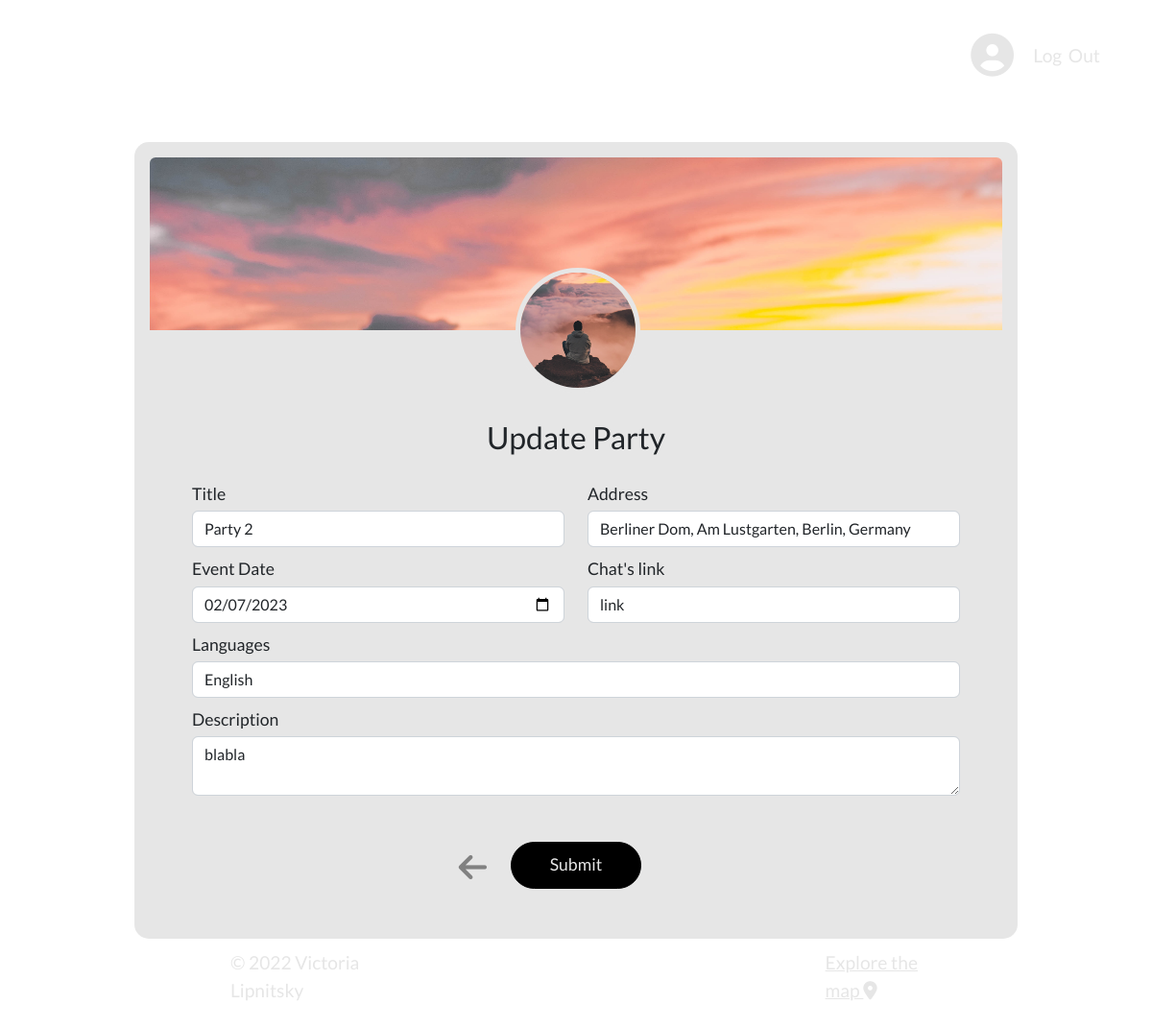
The page /party/2/update (signed in) on the database its author committed.
### app/models.py (models this page shows, shortened)
class Party(db.Model):
    __tablename__ = 'party'
    id = db.Column(db.Integer, primary_key=True)
    title = db.Column(db.String(30), nullable=False)
    date_posted = db.Column(db.DateTime, nullable=False, default=datetime.utcnow)
    date_time = db.Column(db.String(30), nullable=False)
    address = db.Column(db.String(30), nullable=False)
    lng = db.Column(db.String(30), nullable=False)
    lat = db.Column(db.String(30), nullable=False)
    whatsapp_link = db.Column(db.String(30), nullable=False)
    party_languages = db.Column(db.String(30), nullable=False)
    description = db.Column(db.Text, nullable=False)
    author_id = db.Column(db.Integer, db.ForeignKey('author.id'), nullable=False)

### app/routes.py (the view)
@app.route("/party/<int:party_id>/update", methods=['GET', 'POST'])
@login_required
def update_party(party_id):
    party = Party.query.get_or_404(party_id)
    if party.author != current_user:
        abort(403)
    form = PartyForm()
    if form.validate_on_submit():
        party.title = form.title.data
        party.date_time = form.date_time.data
        party.address = form.address.data
        party.lat = form.lat.data
        party.lng = form.lng.data
        party.whatsapp_link = form.whatsapp_link.data
        party.party_languages = form.party_languages.data
        party.description = form.description.data
        db.session.commit()
        flash('Your party has been updated!', 'success')
        return redirect(url_for('party', party_id=party.id))
    elif request.method == 'GET':
        form.title.data = party.title
        form.date_time.data = datetime.strptime(party.date_time, '%Y-%m-%d')
        form.address.data = party.address
        form.lat.data = party.lat
        form.lng.data = party.lng
        form.whatsapp_link.data = party.whatsapp_link
        form.party_languages.data = party.party_languages
        form.description.data = party.description
    image_avatar_file = url_for('static', filename='profile_pics/' + current_user.image_avatar_file)
    image_bg_file = url_for('static', filename='profile_pics/' + current_user.image_bg_file)
    return render_template("create_party.html", title='Update Party', image_avatar_file=image_avatar_file,
                            image_bg_file=image_bg_file, form=form, legend='Update Party')

### app/forms.py
class PartyForm(FlaskForm):
    title = StringField('Title', validators=[DataRequired()], render_kw={"placeholder": "Enter a title"})
    date_time = DateField('Event Date', format='%Y-%m-%d', validators=[DataRequired()], render_kw={"placeholder": "When will your party start?"})
    address = StringField('Address', validators=[DataRequired()], render_kw={"placeholder": "Where is you party at?"})
    lng = HiddenField('Lng', validators=[DataRequired()])
    lat = HiddenField('Lat', validators=[DataRequired()])
    whatsapp_link = StringField("Chat's link", validators=[DataRequired()], render_kw={"placeholder": "Enter a link for the WhatsApp chat"})
    party_languages = StringField("Languages", validators=[DataRequired()], render_kw={"placeholder": "Choose party's languages"})
    description = TextAreaField('Description', validators=[DataRequired()], render_kw={"placeholder": "Enter a description"})
    submit = SubmitField('Submit')

### app/models.py (called while the page is built)
@login_manager.user_loader
def load_user(user_id):
    return User.query.get(int(user_id))

### app/templates/create_party.html (shortened to what this page needs)
{% extends "layout.html" %}
{% block content %}
<div class="profile-container">
    <div class="content-section">
        <div id="imageBgPreview" class="profile-backg-img px-3 pb-3">
            <img class="rounded image-preview__image" src="{{ image_bg_file }}">
        </div>
        <div id="imageAvPreview" class="media d-flex flex-column align-items-center justify-content-center">
                <img class="rounded-circle ms-4 profile-img image-preview__image" src="{{ image_avatar_file }}">
        </div>
        <form class="profile-form" action="" method="POST" enctype="multipart/form-data">
            <fieldset class="row px-5 m-0 container-fluid d-flex justify-content-start">
                <legend class="pt-3 pb-2 p-0 text-center"><h2>{{ legend }}</h2></legend>
                <div class="col-lg-6">
                    {{ form.title.label(class="form-control-label pb-1") }}
                    {% if form.title.errors %}
                        {{ form.title(class="form-control is-invalid") }}
                        <div class="invalid-feedback">
                            {% for error in form.title.errors %}
                                <span>{{ error }}</span>
                            {% endfor %}
                        </div>
                    {% else %}
                        {{ form.title(class="form-control") }}
                    {% endif %}
                    {{ form.date_time.label(class="form-control-label pb-1") }}
                    {% if form.date_time.errors %}
                        {{ form.date_time(class="form-control datepicker is-invalid") }}
                        {{form.hidden_tag()}}
                        <div class="invalid-feedback">
                            {% for error in form.date_time.errors %}
                                <span>{{ error }}</span>
                            {% endfor %}
                        </div>
                    {% else %}
                        {{ form.date_time(class="form-control datepicker") }}
                    {% endif %}
                </div>
                <div class="col-lg-6">
                    {{ form.address.label(class="form-control-label pb-1") }}
                    {% if form.address.errors %}
                        {{ form.address(class="form-control is-invalid") }}
                        <div class="invalid-feedback">
                            {% for error in form.address.errors %}
                                <span>{{ error }}</span>
                            {% endfor %}
                        </div>
                    {% else %}
                        {{ form.address(class="form-control", id="autocomplete", type="text") }}
                    {% endif %}
                    {{ form.whatsapp_link.label(class="form-control-label pb-1") }}
                    {% if form.whatsapp_link.errors %}
                        {{ form.whatsapp_link(class="form-control is-invalid") }}
                        <div class="invalid-feedback">
                            {% for error in form.whatsapp_link.errors %}
                                <span>{{ error }}</span>
                            {% endfor %}
                        </div>
                    {% else %}
                        {{ form.whatsapp_link(class="form-control") }}
                    {% endif %}
                </div>
                <div>
                    {{ form.party_languages.label(class="form-control-label pb-1") }}
                    {% if form.party_languages.errors %}
                        {{ form.party_languages(class="form-control is-invalid") }}
                        <div class="invalid-feedback">
                            {% for error in form.party_languages.errors %}
                                <span>{{ error }}</span>
                            {% endfor %}
                        </div>
                    {% else %}
                        {{ form.party_languages(class="form-control") }}
                    {% endif %}
                </div>
                <div>
                    {{ form.description.label(class="form-control-label pb-1") }}
                    {% if form.description.errors %}
                        {{ form.description(class="form-control is-invalid") }}
                        <div class="invalid-feedback">
                            {% for error in form.description.errors %}
                                <span>{{ error }}</span>
                            {% endfor %}
                        </div>
                    {% else %}
                        {{ form.description(class="form-control") }}
                    {% endif %}
                </div>
            </fieldset>
            <div class="form-group pt-4 pb-4 mt-4 d-flex align-items-center justify-content-center">
                <a href="{{ url_for('profile') }}"><i class="fa-solid fa-arrow-left back-arrow"></i></a>
                {{ form.submit(class="btn btn-outline-info")}}
            </div>
        </form>
    </div>
</div>
<div class="container-fluid p-0 d-flex justify-content-between bottomInscription">
    <p>© 2022 Victoria Lipnitsky</p>
    <a href="{{ url_for('map') }}">Explore the map <i class="fa-solid fa-location-dot"></i></a>
</div>
{% endblock %}

### app/static/main.css (style rules this page uses)
* { box-sizing: border-box; }
:root { --fonts: rgb(230, 230, 230); --theQuestion: white; --darkButton: black; --border: rgb(129, 129, 129); --windowCol: 230,230,230; --profileWidth: calc(800px + 10vw); }
body { background-image: url(https://res.cloudinary.com/devqm7qmb/image/upload/q_50/v1664734048/StudyParty.jpg); background-size: cover; background-position: center; height: 100vh; width: 100vw; padding: 0; margin: 0; font-family: 'Lato', sans-serif; }
.bottomInscription { position: absolute; bottom: 1%; }
.bottomInscription p, .bottomInscription a { padding-left: 20vw; padding-right: 20vw; color: var(--fonts); font-size: 1.2em; margin-top: 1em; margin-bottom: 1em; }
fieldset { border: 0 none; }
legend { margin: 0 auto; padding-top: 65px; padding-bottom: 10px; font-size: 1.4em; }
input::placeholder { font-size: 0.9em; }
.profile-form .form-control-label { margin-top: 10px; }
.form-group .btn:not(.btn-file) { padding-top: 10px; padding-bottom: 10px; padding-left: 40px; padding-right: 40px; border-radius: 50px; font-size: 1em; color: var(--fonts); background-color: var(--darkButton); border: 1px solid var(--darkButton); margin-bottom: 40px; }
.profile-container { width: var(--profileWidth); height: fit-content; min-height: 70vh; max-height: 77vh; margin: 4.5vh auto; background-color: rgb(var(--windowCol)); font-size: 1.1em; border-radius: 15px; overflow-y: scroll; border-top: 1rem solid var(--fonts); }
.profile-backg-img { height: 180px; width: calc(800px + 10vw); overflow: hidden; }
.profile-backg-img img { height: auto; width: 100%; margin-right: 20px; }
.profile-img { object-fit: cover; height: 130px; width: 130px; margin-right: 20px; margin-top: -65px; margin-bottom: 12px; border: 5px solid rgb(var(--windowCol)); }
.profile-form fieldset { position: relative; }
form.profile-form, .profile-container.party { position: relative; }
form.profile-form .back-arrow { color: var(--border); font-size: 1.9em; margin-left: calc(0.5vw - 60px); margin-top: -35px; position: absolute; }

### rows shown on the page
Party: title "Party 2", date_time "02/07/2023", address "Berliner Dom, Am Lustgarten, Berlin, Germany", whatsapp_link "link", party_languages "English", description "blabla"

### other values the page prints
{{ legend }} "Update Party"
